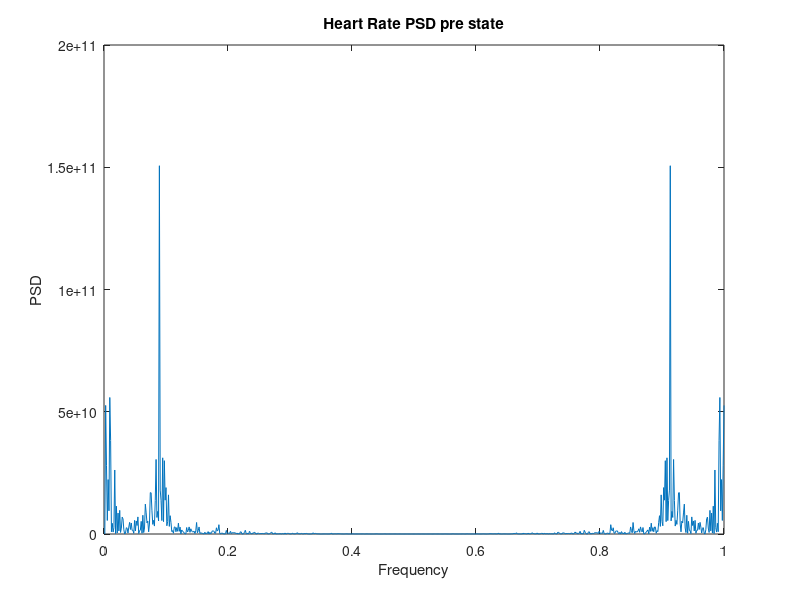
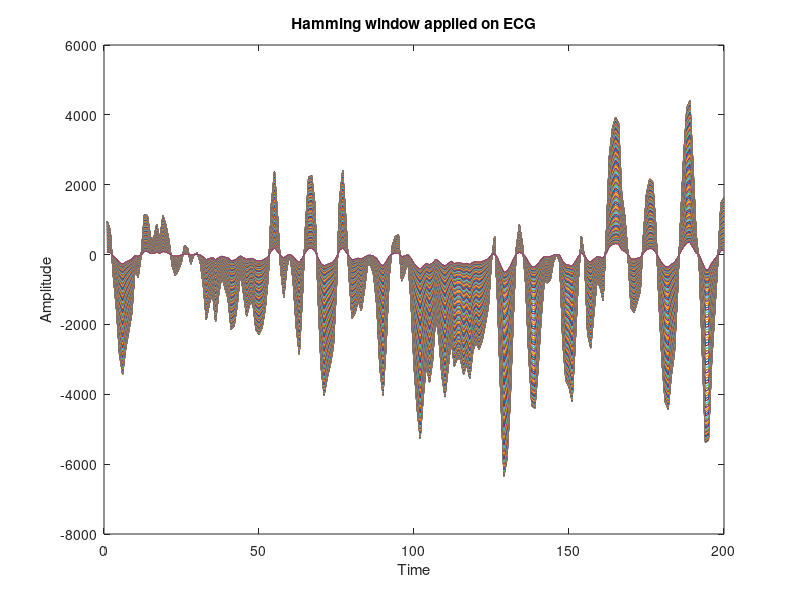
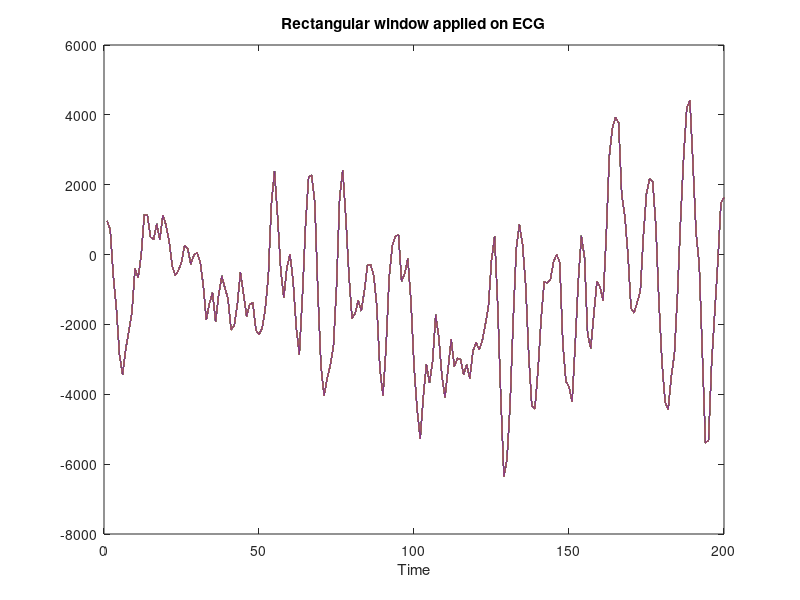

Recreate these plots in MATLAB, in order.
clear all;
close all;
clc;

ecg = load("eeg1-c3.dat");

t = 0:length(ecg)-1;
fs = 1;
figure(1);
plot(t, ecg);
xlabel("Samples");
ylabel("Amplitude");
title("ECG waveform");

M = 200; % window size
hamm_win = hamming(M);
ecg_hamm = ecg(1:M).*hamm_win'; % dot product
figure(2);
plot(ecg_hamm);
title("Hamming window applied on ECG");
xlabel("Time");
ylabel("Amplitude");

M = 200; % window size
rect_win = rectwin(M);
ecg_rect = ecg(1:M).*rect_win'; % dot product
figure(3);
plot(ecg_rect);
title("Rectangular window applied on ECG");
xlabel("Time");

YI_pre = ecg - mean(ecg); % heart rate - avg_HR
Y_freq_pre = fft(YI_pre); % step 1 for PSD
Y_mag_pre = abs(Y_freq_pre);
PSD_pre = (Y_mag_pre.^2); % step 2 for PSD
N_pre = length(PSD_pre); % used for plotting
freq_pre = (1:N_pre)*fs/N_pre;
figure(1);
plot(freq_pre, PSD_pre);
title("Heart Rate PSD pre state")
xlabel("Frequency");
ylabel("PSD");